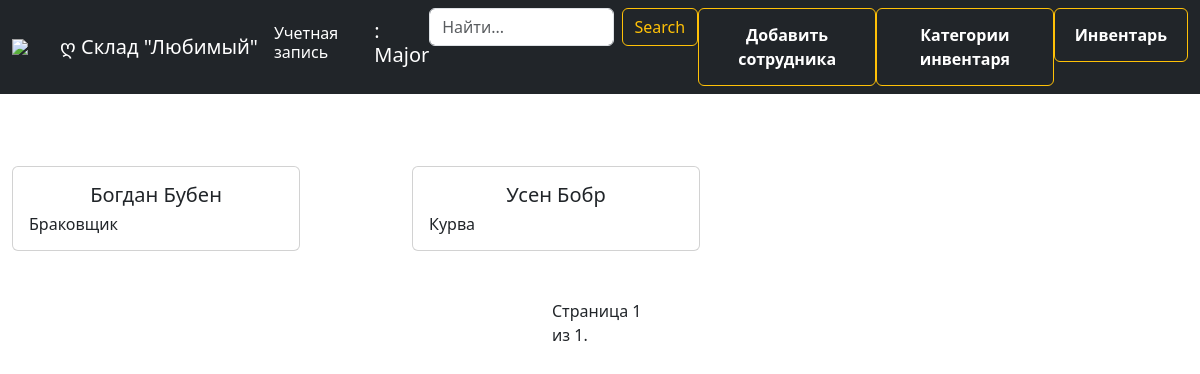
Before: /employee/ (signed in) with the older database file.
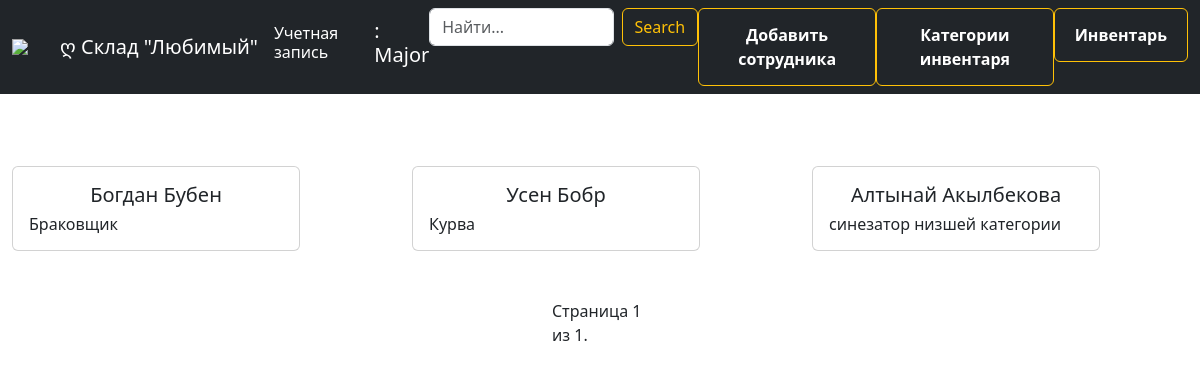
After: the same page with the newer database file.
### main/models.py (models this page shows, shortened)
class Employee(models.Model):
    name1 = models.CharField('Имя', max_length=100)
    name2 = models.CharField('Фамилия', max_length=100)
    status = models.CharField('Должность', max_length=50)
    user = models.ForeignKey(User, on_delete=models.CASCADE, related_name='employee_account')
    created_by = models.ForeignKey(User, on_delete=models.CASCADE, related_name='created_employees', verbose_name="Зарегистрирован Главой")

### main/views.py (the view)
# urls.py: path('employee/', views.employee, name='employee'),
@login_required
def employee(request):
    employees = Employee.objects.all().filter(user=request.user)
    paginator = Paginator(employees, 6)
    page_number = request.GET.get('page')
    page_obj = paginator.get_page(page_number)
    return render(request, 'employee.html', {'page_obj': page_obj})

### templates/employee.html (shortened to what this page needs)
{% load static %}
<!DOCTYPE html>
<html lang="en">
<head>
    <link rel="stylesheet" href="{% static 'css/rrr.css' %}">
    <link href="https://cdn.jsdelivr.net/npm/bootstrap@5.3.3/dist/css/bootstrap.min.css" rel="stylesheet"
>
</head>
<body>
<nav class="navbar navbar-expand-lg navbar-dark bg-dark">
    <div class="container-fluid">
        <img src="https://www.freeiconspng.com/uploads/warehouse-inventory-icon-10.png" style="width: 5%">
        <a class="navbar-brand" href="{% url 'main' %}">ღ Склад "Любимый"</a>
        <h6 style="color: white;">Учетная запись</h6>
        <h5><a style="color: white;">: {{user.username}}</a></h5>
        <div class="collapse navbar-collapse justify-content-end" id="navbarNav">
            <ul class="navbar-nav">
                <li class="nav-item">
                    <form class="d-flex" action="{% url 'search_results_employee' %}" method="get">
                        <input name="q" class="form-control me-2" type="text" placeholder="Найти...">
                        <button class="btn btn-outline-warning" type="submit">Search</button>
                    </form>
                </li>
                <li class="nav-item">
                    <button type="button" class="btn btn-outline-warning"><a class="nav-link text-white fw-bold"
                                                                             href="{% url 'employee_forms' %}"> Добавить
                        сотрудника</a></button>
                </li>
                <li class="nav-item">
                    <button type="button" class="btn btn-outline-warning"><a class="nav-link text-white fw-bold"
                                                                             href="{% url 'categories' %}">Категории
                        инвентаря</a></button>
                </li>
                <li class="nav-item">
                    <button type="button" class="btn btn-outline-warning"><a class="nav-link text-white fw-bold"
                                                                             href="{% url 'inventar' %}">Инвентарь</a>
                    </button>
                </li>
            </ul>
        </div>
    </div>
</nav>
<br>
<div class="container-fluid mt-5">
    <div class="row">
        {% for employee in page_obj %}
        <div class="col-md-4 mb-4">
            <div class="card-body">
                <div class="card" style="width: 18rem;" bgcolor="#33CCCC">
        <div class="card-body">
            <h5 class="card-title" style="text-align: center;">{{employee.name1}} {{employee.name2}}
            </h5>
            <h6 class="card-text">{{employee.status}} </h6>
        </div>
    </div>
            </div>
        </div>
        {% endfor %}
    </div>
</div>
<br>
<div class="pagination">
    <span class="step-links">
        <span class="current">
            Страница {{ page_obj.number }} из {{ page_obj.paginator.num_pages }}.
        </span>
    </span>
</div>
</body>
</html>

Changed rows visible on the page:
added Employee: name1 "Алтынай", name2 "Акылбекова", status "синезатор низшей категории"
